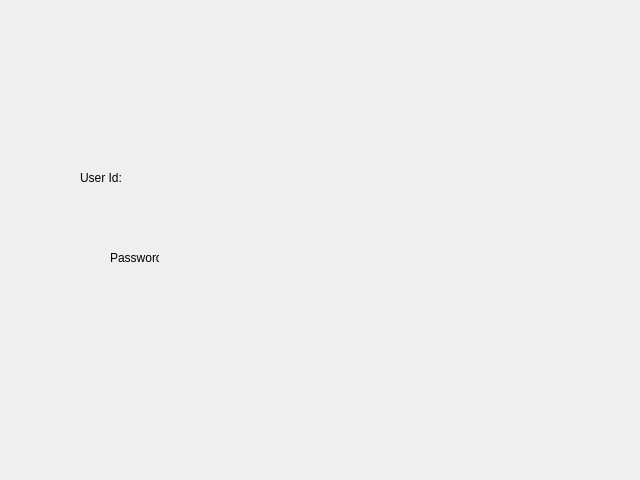
<?xml version="1.0" encoding="UTF-8"?>
<ui version="4.0">
 <class>user_login_screen</class>
 <widget class="QWidget" name="user_login_screen">
  <property name="geometry">
   <rect>
    <x>0</x>
    <y>0</y>
    <width>640</width>
    <height>480</height>
   </rect>
  </property>
  <property name="windowTitle">
   <string>Form</string>
  </property>
  <widget class="QLabel" name="userLabel">
   <property name="geometry">
    <rect>
     <x>80</x>
     <y>170</y>
     <width>49</width>
     <height>16</height>
    </rect>
   </property>
   <property name="text">
    <string>User Id:</string>
   </property>
  </widget>
  <widget class="QLabel" name="passLabel">
   <property name="geometry">
    <rect>
     <x>110</x>
     <y>250</y>
     <width>49</width>
     <height>16</height>
    </rect>
   </property>
   <property name="text">
    <string>Password:</string>
   </property>
  </widget>
 </widget>
 <resources/>
 <connections/>
</ui>
